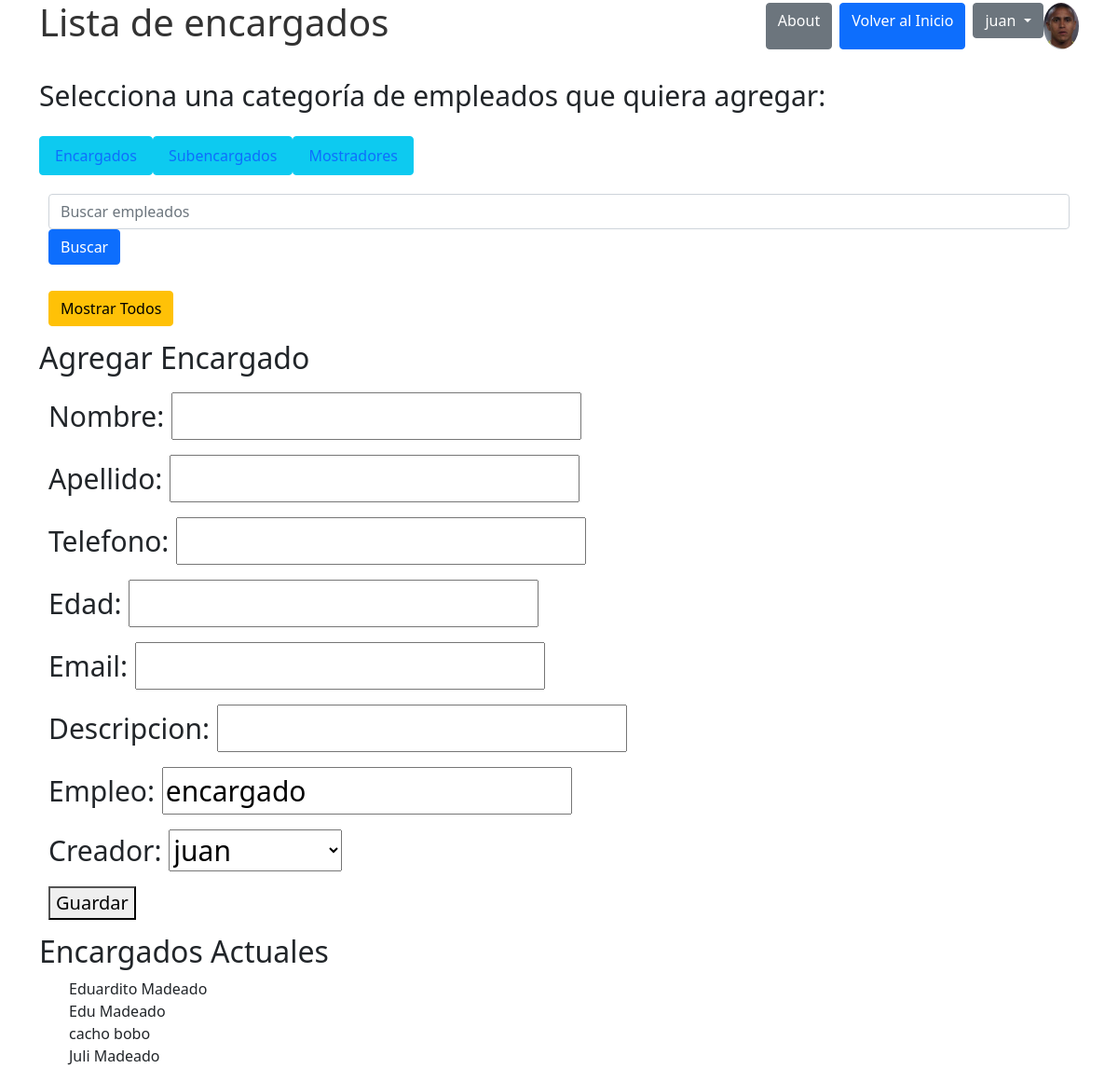
The app's page /empleados/encargados/ (signed in) with its own data.
### perfiles/models.py (models this page shows, shortened)
class Avatar(models.Model):
    user = models.OneToOneField(User, on_delete=models.CASCADE, null=True)
    imagen = models.ImageField(upload_to='avatares', null=True, blank=True)

### empleados/models.py (models this page shows)
class encargado(models.Model):
    Nombre = models.CharField(max_length=64)
    Apellido = models.CharField(max_length=64)
    telefono = models.CharField(max_length=20)
    edad = models.IntegerField()
    email = models.EmailField()
    descripcion = models.CharField(max_length=100)
    empleo = models.CharField(max_length=64, default='encargado')
    creador = models.ForeignKey(User, on_delete=models.SET_NULL, null=True)

### empleados/views.py (the view)
# urls.py: path('encargados/', views.encargados, name='encargados'),
@login_required
def encargados(request):
    if request.method == 'POST':
        form = EncargadoForm(request.POST)
        if form.is_valid():
            nuevo_encargado = form.save(commit=False)
            nuevo_encargado.creador = request.user
            nuevo_encargado.save()
            return redirect('base')
    else:
        form = EncargadoForm(initial={'creador': request.user})
    encargados_lista = encargado.objects.all()
    return render(request, 'encargados.html', {'encargados': encargados_lista, 'form': form})

### empleados/forms.py (shortened to what this page needs)
class EncargadoForm(BaseEmpleadoForm):
    class Meta:
        model = encargado
        fields = '__all__'

### empleados/templates de empleados/encargados.html (shortened to what this page needs)
{% extends 'base.html' %}
{% block content %}
  <h2>Agregar Encargado</h2>
  <form method="post">
    {{ form.as_p }}
    <button type="submit">Guardar</button>
  </form>
  <h2>Encargados Actuales</h2>
  <ul>
    {% for encargado in encargados %}
      <li>{{ encargado.Nombre }} {{ encargado.Apellido }}</li>
    {% endfor %}
  </ul>
{% endblock %}

### templates_base/base.html (shortened to what this page needs)
{% load static %}
<!DOCTYPE html>
<html lang="es">
<head>
  <link rel="stylesheet" type="text/css" href="{% static 'css/css.css' %}">
  <link rel="stylesheet" href="https://cdn.jsdelivr.net/npm/bootstrap@5.1.3/dist/css/bootstrap.min.css">
</head>
<body>
  <div class="container">
    <div class="d-flex justify-content-between align-items-center mb-4">
      <h1>{% block heading %}Empleados{% endblock %}</h1>
      <div class="d-flex">
        <a href="{% url 'about' %}" class="btn btn-secondary me-2">About</a>
        <a href="{% url 'base' %}" class="btn btn-primary me-2">Volver al Inicio</a>
        {% if user.is_authenticated %}
          <div class="dropdown">
            <button class="btn btn-secondary dropdown-toggle" type="button" data-bs-toggle="dropdown" aria-expanded="false">
              {{ user.username }}
            </button>
          </div>
          {% if user.avatar %}
            <img src="{{ user.avatar.imagen.url }}" alt="Avatar de {{ user.username }}" class="img-fluid rounded-circle" style="max-width: 50px; max-height: 50px;">
          {% endif %}
        {% endif %}
      </div>
    </div>
    <p>Selecciona una categoría de empleados que quiera agregar:</p>
    <ul class="nav">
      <li class="nav-item"><a href="{% url 'encargados' %}" class="btn btn-info nav-link">Encargados</a></li>
      <li class="nav-item"><a href="{% url 'subencargados' %}" class="btn btn-info nav-link">Subencargados</a></li>
      <li class="nav-item"><a href="{% url 'mostradores' %}" class="btn btn-info nav-link">Mostradores</a></li>
    </ul>
    <form method="get" action="{% url 'busqueda' %}" class="mb-2">
      <input type="text" name="q" placeholder="Buscar empleados" class="form-control me-2">
      <button type="submit" class="btn btn-primary">Buscar</button>
    </form>
    <form method="get" action="{% url 'mostrarempleados' %}">
      <button type="submit" class="btn btn-warning">Mostrar Todos</button>
    </form>
    {% block content %}{% endblock %}
  </div>
</body>
</html>

### static/css/css.css (style rules this page uses)
body { background-color: rgb(238, 244, 238); }
h1 { font-size: 60px; color: #333; text-align: center; }
ul { list-style-type: none; }
ul li a { text-decoration: none; display: block; padding: 10px; background-color: #0074b8; color: #fff; border-radius: 5px; margin: 5px 0; text-align: center; }
form { width: 100%; padding: 10px; margin: 5px 0; border: none; border-radius: 7px; box-sizing: border-box; font-size: 20px; }
p { font-size: 30px; }

### records on screen
encargado: Nombre "Eduardito", Apellido "Madeado"
encargado: Nombre "Edu", Apellido "Madeado"
encargado: Nombre "cacho", Apellido "bobo"
encargado: Nombre "Juli", Apellido "Madeado"

### other values on screen
{{ user.username }} "juan"
